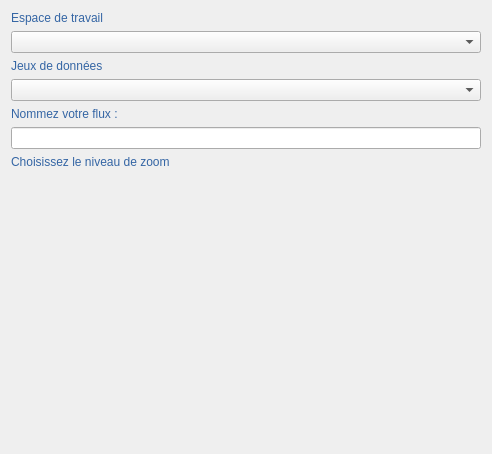
<?xml version="1.0" encoding="UTF-8"?>
<ui version="4.0">
 <class>UploadEditionPageWizard</class>
 <widget class="QWizardPage" name="UploadEditionPageWizard">
  <property name="geometry">
   <rect>
    <x>0</x>
    <y>0</y>
    <width>492</width>
    <height>454</height>
   </rect>
  </property>
  <property name="windowTitle">
   <string>WizardPage</string>
  </property>
  <layout class="QGridLayout" name="gridLayout">
   <item row="4" column="0">
    <widget class="QLabel" name="lbl_flux">
     <property name="autoFillBackground">
      <bool>true</bool>
     </property>
     <property name="styleSheet">
      <string notr="true">font: 75 13pt &quot;Ubuntu Condensed&quot;;
color: rgb(52, 101, 164);</string>
     </property>
     <property name="text">
      <string>Nommez votre flux :  </string>
     </property>
    </widget>
   </item>
   <item row="7" column="0">
    <widget class="QgsScaleRangeWidget" name="srw_zoom">
     <property name="styleSheet">
      <string notr="true">font: 75 8pt &quot;Ubuntu Condensed&quot;;
color: rgb(52, 101, 164);</string>
     </property>
    </widget>
   </item>
   <item row="2" column="0">
    <widget class="QLabel" name="lbl_stored_data">
     <property name="styleSheet">
      <string notr="true">font: 75 13pt &quot;Ubuntu Condensed&quot;;
color: rgb(52, 101, 164);</string>
     </property>
     <property name="text">
      <string>Jeux de données</string>
     </property>
    </widget>
   </item>
   <item row="1" column="0">
    <widget class="DatastoreComboBox" name="cbx_datastore"/>
   </item>
   <item row="5" column="0">
    <widget class="QLineEdit" name="lne_flux">
     <property name="inputMethodHints">
      <set>Qt::ImhLatinOnly</set>
     </property>
     <property name="text">
      <string/>
     </property>
     <property name="dragEnabled">
      <bool>true</bool>
     </property>
    </widget>
   </item>
   <item row="6" column="0">
    <widget class="QLabel" name="lbl_zoom">
     <property name="styleSheet">
      <string notr="true">font: 75 13pt &quot;Ubuntu Condensed&quot;;
color: rgb(52, 101, 164);</string>
     </property>
     <property name="text">
      <string>Choisissez le niveau de zoom</string>
     </property>
    </widget>
   </item>
   <item row="3" column="0">
    <widget class="StoredDataComboBox" name="cbx_stored_data"/>
   </item>
   <item row="0" column="0">
    <widget class="QLabel" name="lbl_datastore">
     <property name="styleSheet">
      <string notr="true">font: 75 13pt &quot;Ubuntu Condensed&quot;;
color: rgb(52, 101, 164);</string>
     </property>
     <property name="text">
      <string>Espace de travail</string>
     </property>
    </widget>
   </item>
   <item row="8" column="0">
    <spacer name="verticalSpacer">
     <property name="orientation">
      <enum>Qt::Vertical</enum>
     </property>
     <property name="sizeHint" stdset="0">
      <size>
       <width>20</width>
       <height>40</height>
      </size>
     </property>
    </spacer>
   </item>
  </layout>
 </widget>
 <customwidgets>
  <customwidget>
   <class>QgsScaleRangeWidget</class>
   <extends>QWidget</extends>
   <header>qgsscalerangewidget.h</header>
  </customwidget>
  <customwidget>
   <class>DatastoreComboBox</class>
   <extends>QComboBox</extends>
   <header>vectiler.gui.cbx_datastore</header>
  </customwidget>
  <customwidget>
   <class>StoredDataComboBox</class>
   <extends>QComboBox</extends>
   <header>vectiler.gui.cbx_stored_data</header>
  </customwidget>
 </customwidgets>
 <resources/>
 <connections/>
</ui>
